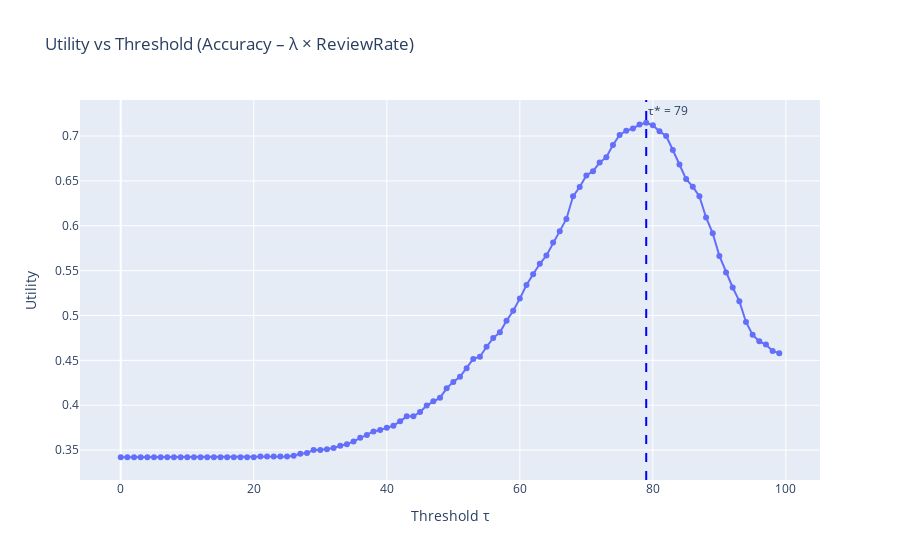

Write notebook code for a chart like this one.
### Markdown cell above
Step 5 — Show the utility curve (this is the “money slide”)

### Code cell
fig_util = px.line(
    res,
    x="tau",
    y="utility",
    title="Utility vs Threshold (Accuracy – λ × ReviewRate)",
    markers=True,
    labels={"tau": "Threshold τ", "utility": "Utility"}
)
fig_util.add_vline(
    x=int(best_row["tau"]),
    line_dash="dash",
    line_color="blue",
    annotation_text=f"τ* = {int(best_row['tau'])}"
)
fig_util.show()

### Figure 1 — Plotly figure (JSON) as saved in the notebook; plotly's stock layout.template omitted (floating-point values rounded to 4 significant figures)
{"data": [{"hovertemplate": "Threshold τ=%{x}<br>Utility=%{y}<extra></extra>", "legendgroup": "", "line": {"color": "#636efa", "dash": "solid"}, "marker": {"symbol": "circle"}, "mode": "lines+markers", "name": "", "orientation": "v", "showlegend": false, "type": "scatter", "x": [0, 1, 2, 3, 4, 5, 6, 7, 8, 9, 10, 11, 12, 13, 14, 15, 16, 17, 18, 19, 20, 21, 22, 23, 24, 25, 26, 27, 28, 29, 30, 31, 32, 33, 34, 35, 36, 37, 38, 39, 40, 41, 42, 43, 44, 45, 46, 47, 48, 49, 50, 51, 52, 53, 54, 55, 56, 57, 58, 59, 60, 61, 62, 63, 64, 65, 66, 67, 68, 69, 70, 71, 72, 73, 74, 75, 76, 77, 78, 79, 80, 81, 82, 83, 84, 85, 86, 87, 88, 89, 90, 91, 92, 93, 94, 95, 96, 97, 98, 99], "xaxis": "x", "y": [0.342, 0.342, 0.342, 0.342, 0.342, 0.342, 0.342, 0.342, 0.342, 0.342, 0.342, 0.342, 0.342, 0.342, 0.342, 0.342, 0.342, 0.342, 0.342, 0.342, 0.342, 0.3428, 0.3428, 0.3428, 0.3428, 0.3428, 0.3436, 0.346, 0.3468, 0.35, 0.35, 0.3508, 0.3524, 0.3548, 0.3564, 0.3596, 0.3636, 0.3668, 0.3708, 0.3724, 0.3748, 0.3772, 0.382, 0.3876, 0.3876, 0.3924, 0.3996, 0.4044, 0.4084, 0.4188, 0.426, 0.4316, 0.4412, 0.4516, 0.454, 0.4652, 0.4748, 0.4812, 0.494, 0.5052, 0.5188, 0.534, 0.546, 0.5576, 0.5668, 0.5812, 0.594, 0.6076, 0.6328, 0.6432, 0.656, 0.6608, 0.6704, 0.6764, 0.69, 0.7012, 0.706, 0.7084, 0.7128, 0.7148, 0.712, 0.7052, 0.7, 0.6844, 0.6684, 0.652, 0.6436, 0.6328, 0.6092, 0.5916, 0.5664, 0.548, 0.5312, 0.516, 0.4928, 0.4784, 0.4712, 0.4676, 0.4604, 0.458], "yaxis": "y"}], "layout": {"annotations": [{"showarrow": false, "text": "τ* = 79", "x": 79, "xanchor": "left", "xref": "x", "y": 1, "yanchor": "top", "yref": "y domain"}], "legend": {"tracegroupgap": 0}, "shapes": [{"line": {"color": "blue", "dash": "dash"}, "type": "line", "x0": 79, "x1": 79, "xref": "x", "y0": 0, "y1": 1, "yref": "y domain"}], "title": {"text": "Utility vs Threshold (Accuracy – λ × ReviewRate)"}, "xaxis": {"anchor": "y", "domain": [0, 1], "title": {"text": "Threshold τ"}}, "yaxis": {"anchor": "x", "domain": [0, 1], "title": {"text": "Utility"}}}}
